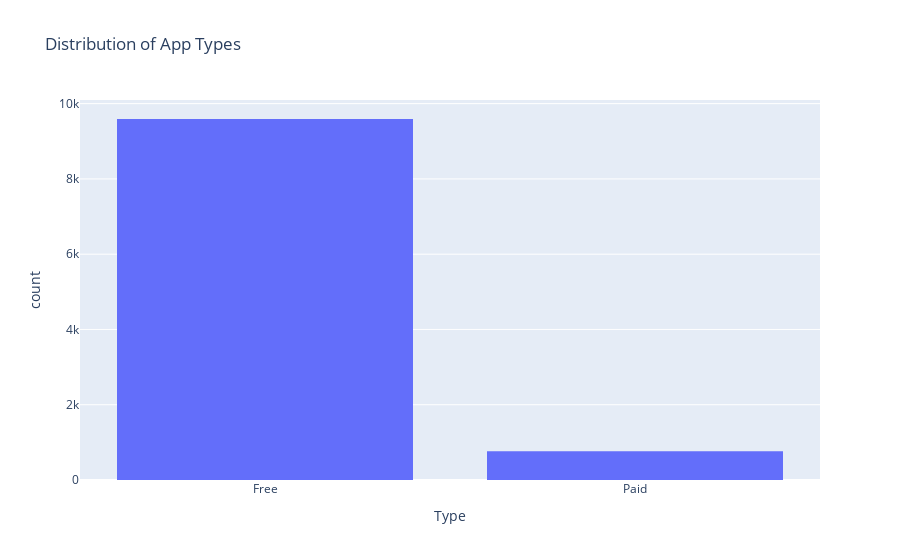

Source (notebook cell):
### Code cell
px.histogram(df, x='Type', title='Distribution of App Types')

### Figure 1 — Plotly figure (JSON) as saved in the notebook; plotly's stock layout.template omitted (floating-point values rounded to 4 significant figures; data arrays with more than 128 entries replaced by an {"elided": "..."} marker saying what was removed)
{"data": [{"bingroup": "x", "hovertemplate": "Type=%{x}<br>count=%{y}<extra></extra>", "legendgroup": "", "marker": {"color": "#636efa", "pattern": {"shape": ""}}, "name": "", "orientation": "v", "showlegend": false, "type": "histogram", "x": {"elided": "10357 str values"}, "xaxis": "x", "yaxis": "y"}], "layout": {"barmode": "relative", "legend": {"tracegroupgap": 0}, "title": {"text": "Distribution of App Types"}, "xaxis": {"anchor": "y", "domain": [0, 1], "title": {"text": "Type"}}, "yaxis": {"anchor": "x", "domain": [0, 1], "title": {"text": "count"}}}}
